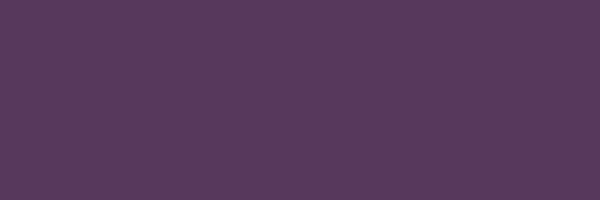
Frame 1 (no input)
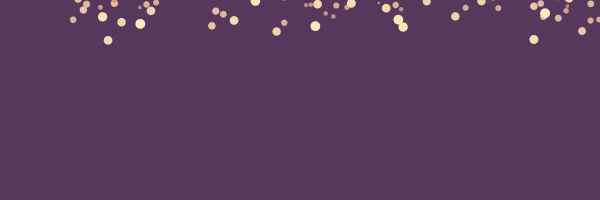
Frame 60 (the mouse pressed at the canvas centre just before this capture)
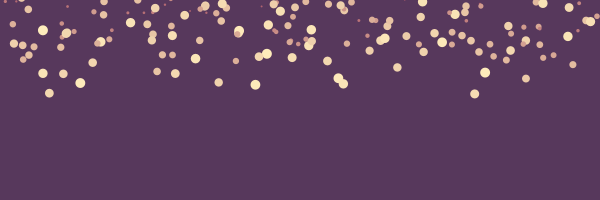
Frame 120 (the mouse held since frame 60 and released just before this capture)

The Processing sketch that drew these frames (run headless with seeded random() and noise(); from frame 60 on, the mouse is pressed at the canvas centre):

// Processing sketch: processing_150475
// ── processing_150475.pde

PVector [] p = new PVector [1000]; // staitsches Array mit genau 1000 Flocken

void setup ()
{
  size (600, 200);
  smooth();
  
  initArray();
}

void draw ()
{
  background (#57385c);
  fill (255);
  int i = 0;
  float translation = map (abs (mouseX-width/2), 0, width/2, 0, 60); // verschiebung basierend auf der x-position der maus

  noStroke();
  while (i < p.length)
  {
    PVector flocke = p [i];

    fill (lerpColor (#ffedbc, #a75265, map (flocke.z, 1, 10, 1, 0)));
    ellipse (flocke.x+translation*sin (map (flocke.z, 1, 10, 0, PI/2)), flocke.y, flocke.z, flocke.z); // verschiebung basierend auf der grÃ¶Ã�e der Schneeflocke > groÃ�e werden mehr verschoben als kleine

    flocke.y = flocke.y + map (flocke.z, 1, 10, 0.1, 1); // Fallen der Schneeflocke. Kleine Schneeflocken fallen langsamer als groÃ�e
    if ( flocke.y > height+flocke.z/2)
    {
      p [i] = new PVector (random (width), random (-height, -10), random (1, 10));
    }// wenn die schneeflocke den unteren Rand erreicht hat, wird eine neue erstellt, die wieder oberhalb des fensters startet

      i++;
  }
}

void initArray ()
{
  int i = 0;

  while (i < p.length) 
  {
    p [i] = new PVector (random (width), random (-2*height, -10), random (1, 10)); // eine neue schneeflocke wird dem array hinzugefÃ¼gt. Der z-Wert wird fÃ¼r die grÃ¶Ã�e des Schneeflocker verwendet. der y-wert liegt auÃ�erhalb des sichtbaren Fensters, damit nicht alle schneeflocken auf einmal im Bild erscheinen
    i++;
  }
}
